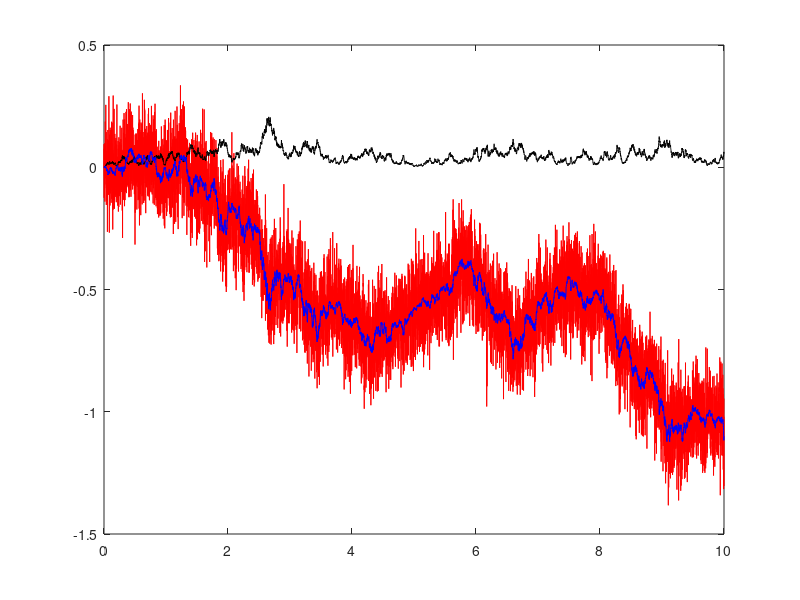

Write the MATLAB code that produced this figure.
rate = 100;
Tmax = 10;
dt = 0.001;
T = linspace(0,Tmax,Tmax/dt);

mu = 0.05;
kappa = 5;
alpha = 0.04;
gamma = 0.5;
rho = -0.5;

cov = [1,rho;rho,1];

dW = sqrt(dt)*(1/sqrt(2))*cov*randn(2,length(T));
X = zeros(1,length(T));
v = zeros(1,length(T));
Y = zeros(1,length(T));
eta = 0.1*randn(1,length(T));

% generate v
v(1) = 0;
for i = 2:length(T)
   v(i) =  v(i-1) + kappa*(alpha - v(i-1))*dt + sqrt(v(i-1))*gamma*dW(1,i);
end

% generate X
X(1) = 0;
for i = 2:length(T)
    X(i) = X(i-1) + (mu - 0.5*v(i))*dt + sqrt(v(i))*dW(2,i);
end

% generate Y
for i = 1:length(T)
   Y(i) = X(i) + eta(i);
end

qv = 0;
for i = 1:rate:length(T)-rate
    qv = qv+(Y(i+rate)-Y(i))^2;
end

qv = qv/(2*Tmax/dt);
var(X)
var(Y)
qv
sigX = (0.5*dt/Tmax)*sum(diff(X).^2)
sigY = (0.5*dt/Tmax)*sum(diff(Y).^2)
% mean(v)
% 
plot(T,Y, 'Color', 'red')
hold on
plot(T,v, 'Color', 'black')
plot(T,X, 'Color', 'blue')
hold off
